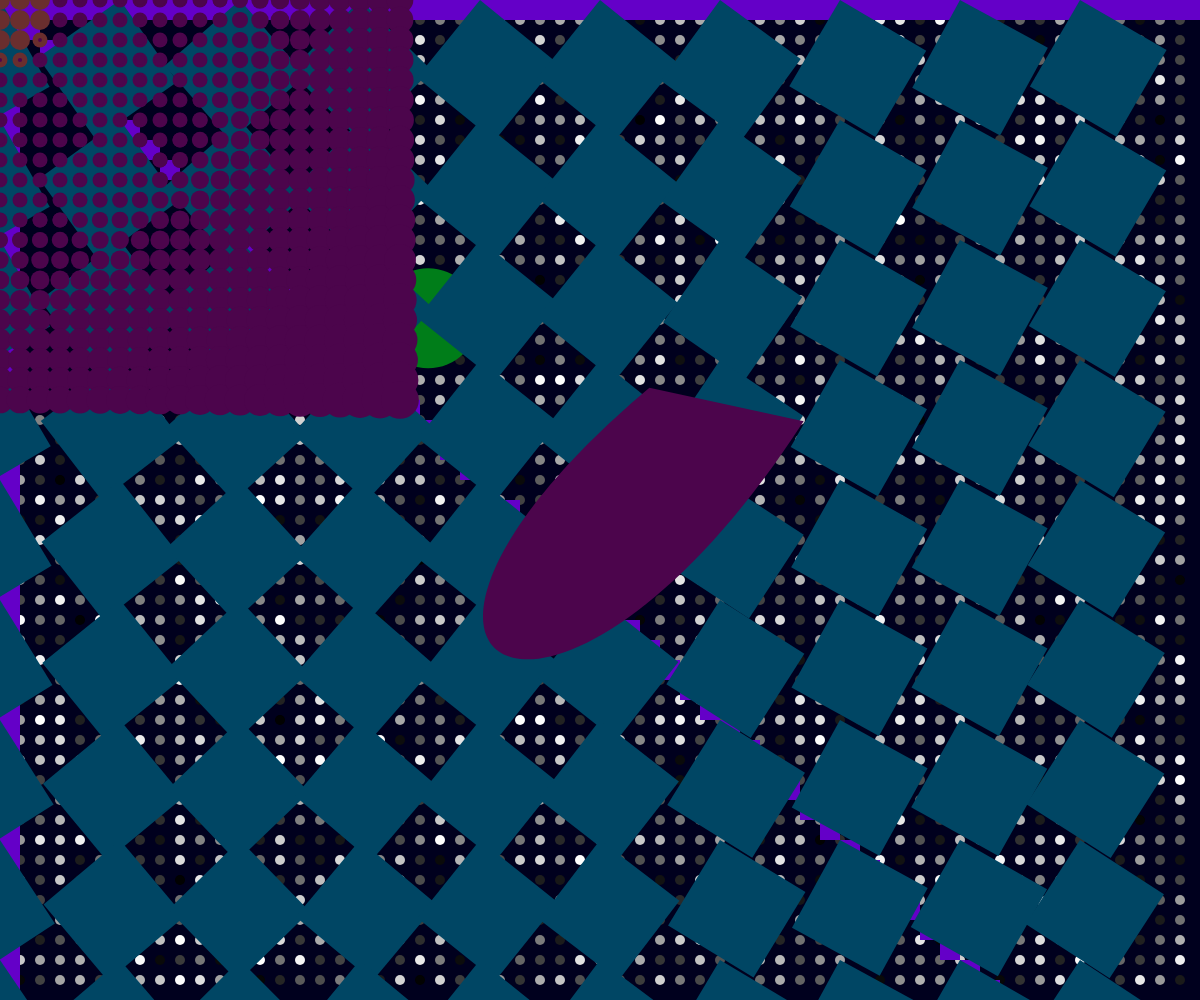
Frame 1 (no input)
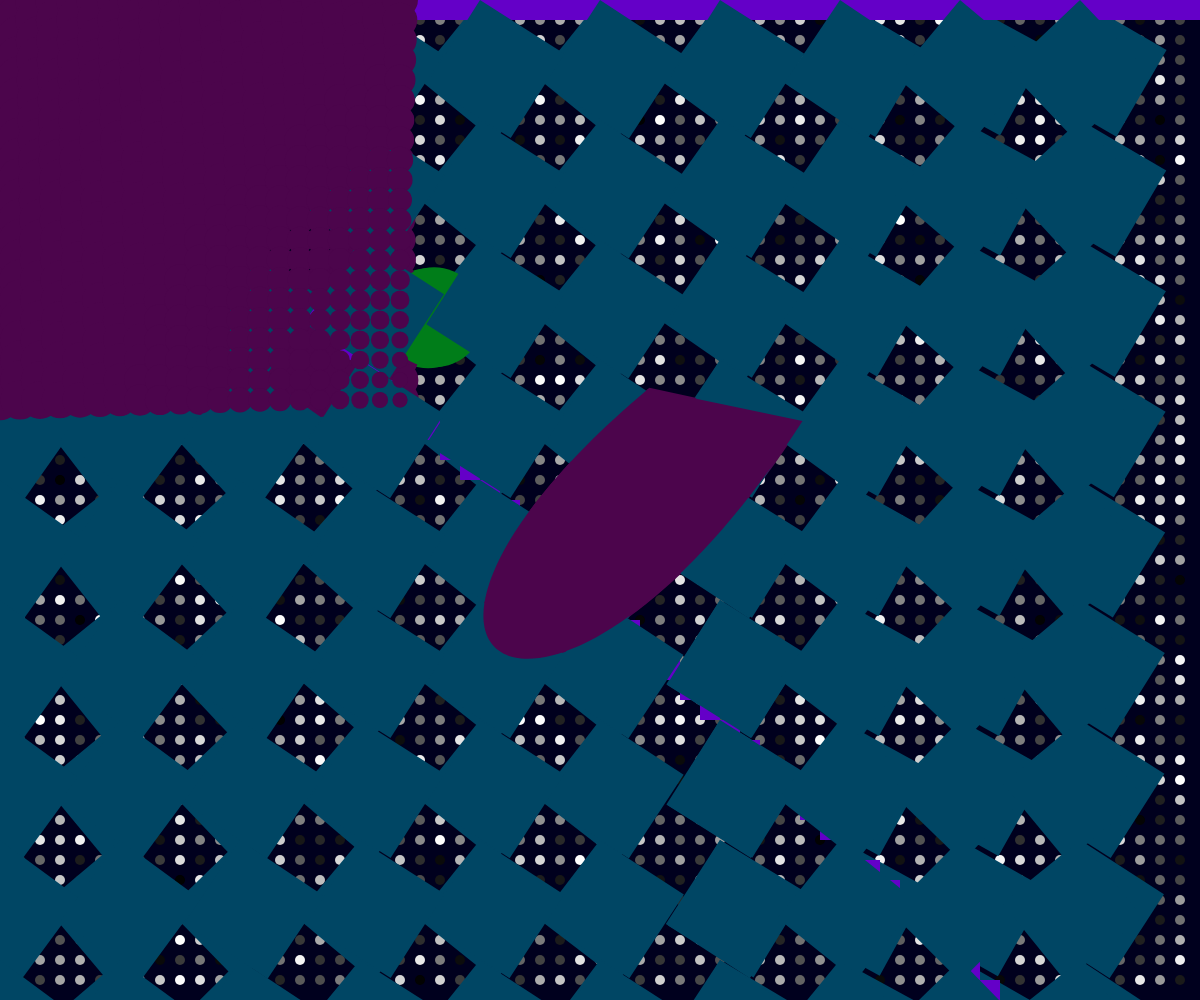
Frame 2 (the mouse pressed at the canvas centre, redrawn once)

The p5.js sketch that drew these frames (run headless with seeded random() and noise() and a simulated clock; the mouse was pressed at the canvas centre and the sketch redrawn once):

// p5.js sketch
// ── sketch.js




let angleR;
let offsetR;
let x1;
let y1;
let x2;
let y2;
let x3;
let y3;
let x4;
let y4;

let xpos;
let ypos;
let xoffset;
let yoffset;


function setup() {
  // make the canvas full screen in order to fill the background with one pattern and overlap the other patterns on top
  createCanvas(windowWidth,windowHeight);
  background(0,0,30);// the background; apart from the pattern; is dark to give a more gloomy atmosphere
  noFill();
  stroke(0,10);
  offset=0.0;






  noStroke();
  noLoop();
  angleMode(DEGREES);
  offsetR=0.0;




  for(let i=0; i < width; i = i + 20){
  for(let j=0; j < height; j = j + 20){
    let col = random(0,255);
    fill(col);
    circle(i,j,10);
  }
  }

xoffset= random(0,1);
yoffset= random(0,1);



}







function draw() {
  //Put draw code here



// the first part of the code that creates the background patterns
  var step = 40;
  for(var x = 0; x < 400; x = x + step){
  for(var y=0; y < 400; y = y + step){
    strokeWeight(3);
    fill(200,0,100);
    line(x,y,x+20,y+20);

  }

  }
  // creates a circle that moves randomly when the page is refreshed to act as a random background element
  xpos=noise(xoffset)*width;
  ypos=noise(yoffset)*height;
  fill(0,125,25);// the circle is an out of place color to catch the eye
  circle(xpos,ypos,100);

  xoffset=xoffset + 0.01;
  yoffset=yoffset + 0.01;



// the second part of the code that creates the background patterns. It has the circles with multiple shades of black and gray and creates a line of purple squares that is another part of the piece that is meant to catch the eye
  for(var s=0; s < 400; s = s + 20){
    fill(500,10,20);
    line(s,0,s,400);
  }
  for(var n=0; n < 800; n = n + 20){
    fill(500,10,20);
    line(0,0,n,800);
  }

  for(let t=0; t < width; t = t + 20){
    fill(100,0,200);
    rect(t,t,20);


  }

  for(let m=0; m < width; m = m + 20){
  fill(100,0,200);
  rect(m,0,20);

  }

  for(let h=0; h < width; h = h + 20){
  fill(100,0,200);
  rect(0,h,20);
  }
for (let i=0; i < width; i=i + 120){
for (let j=0;  j < height; j=j + 120){


// creates the moving squares to create a sense of order in the piece
push();
translate(i,j);
angleR=noise(offsetR) * 90;
rotate(angleR);
fill(0,70,100);
rect(0,0,100);
offsetR = offsetR + 0.01;
pop();




}


}
// creates the pattern in the corner of the screen that acts as a pattern that randomly enters the page
for (i = 0; i <= 400; i = i + 20) {
   for (j = 0; j <= 400; j = j + 20) {
     ellipse(i, j, 15, 15);
     distance = dist(mouseX, mouseY, i, j);
     if (distance < 50) {
       fill(106,46,46);
       r = 20;
     } else {
       fill(76,5,76);
       r = distance / 15;
     }
     ellipse(i, j, r, r);
   }
 }
 // creates random shapes that change each time the page is refreshed
x1=noise(offset)*width;
x2=noise(offset+10)*width;
x3=noise(offset+20)*width;
x4=noise(offset+30)*width;

y1=noise(offset+50)*width;
y2=noise(offset+60)*width;
y3=noise(offset+70)*width;
y4=noise(offset+80)*width;

bezier(x1,y1,x2,y2,x3,y3,x4,y4);
offset=offset + 0.01;


}
